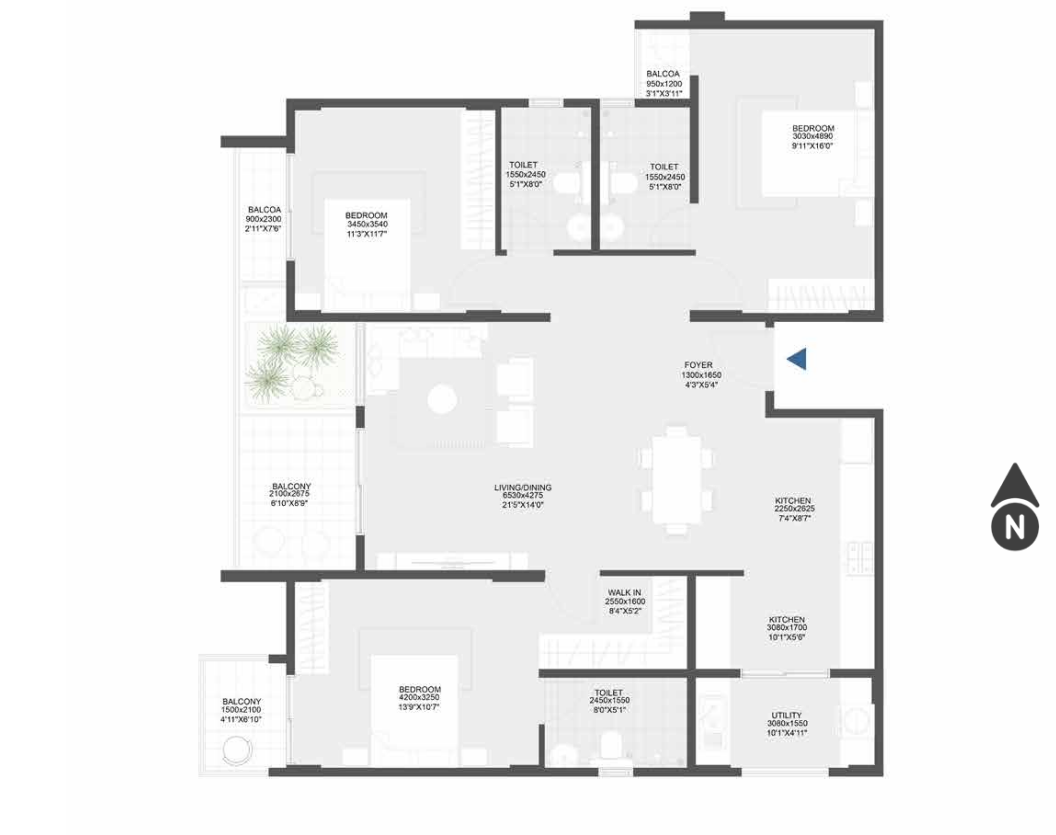
#> input picture image.png, 1056 x 835 px, found by its file name
$ python fp_vector2.py
#> lines starting #> are read from the running program, lines starting #| are printed output that depends on the picture; after the words box and inside, x2 and y2 are one past the last pixel; in counts of white or black regions, pixels touching at a corner belong together
"""Wall extraction, second pass -- with a COVERAGE metric so 'did it get them all'
is measured, not eyeballed.

Run-length scanning per row/column instead of morphological opening: opening
erodes the ends of every wall and drops anything a junction interrupts."""
import numpy as np, matplotlib; matplotlib.use("Agg")
import matplotlib.pyplot as plt
from scipy import ndimage
img=plt.imread("image.png")
#> img is the input picture: shape (835, 1056, 4) float32; mean R, G, B, A 0.942, 0.942, 0.942, 1
g=img[...,:3].mean(axis=2) if img.ndim==3 else img
if g.max()<=1.0: g=g*255.0
ink=(g<120)
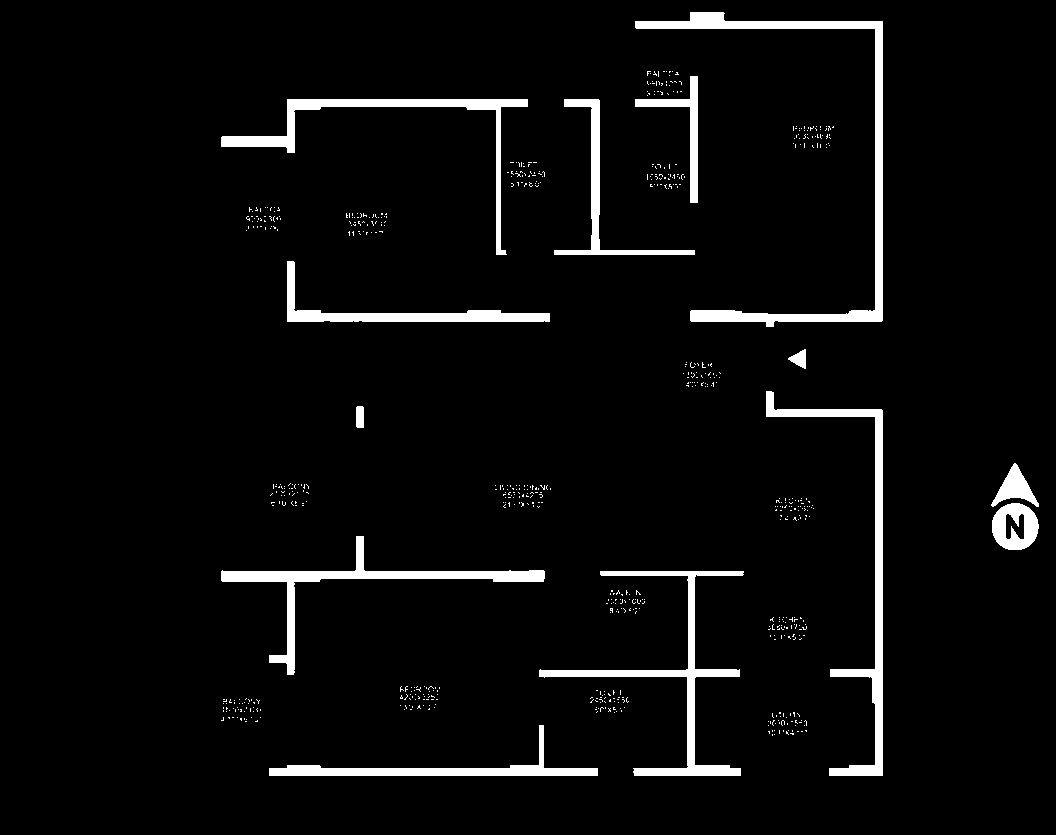
#> ink: shape (835, 1056) bool; 4.3% white; 671 white regions (658 under 20 px), largest, box (x1, y1, x2, y2) and area: (635, 12, 883, 327) 6477, (766, 391, 883, 776) 4834, (539, 571, 744, 776) 4523
# drop compact blobs: north arrow, text, furniture symbols
lab,n=ndimage.label(ink,ndimage.generate_binary_structure(2,2))
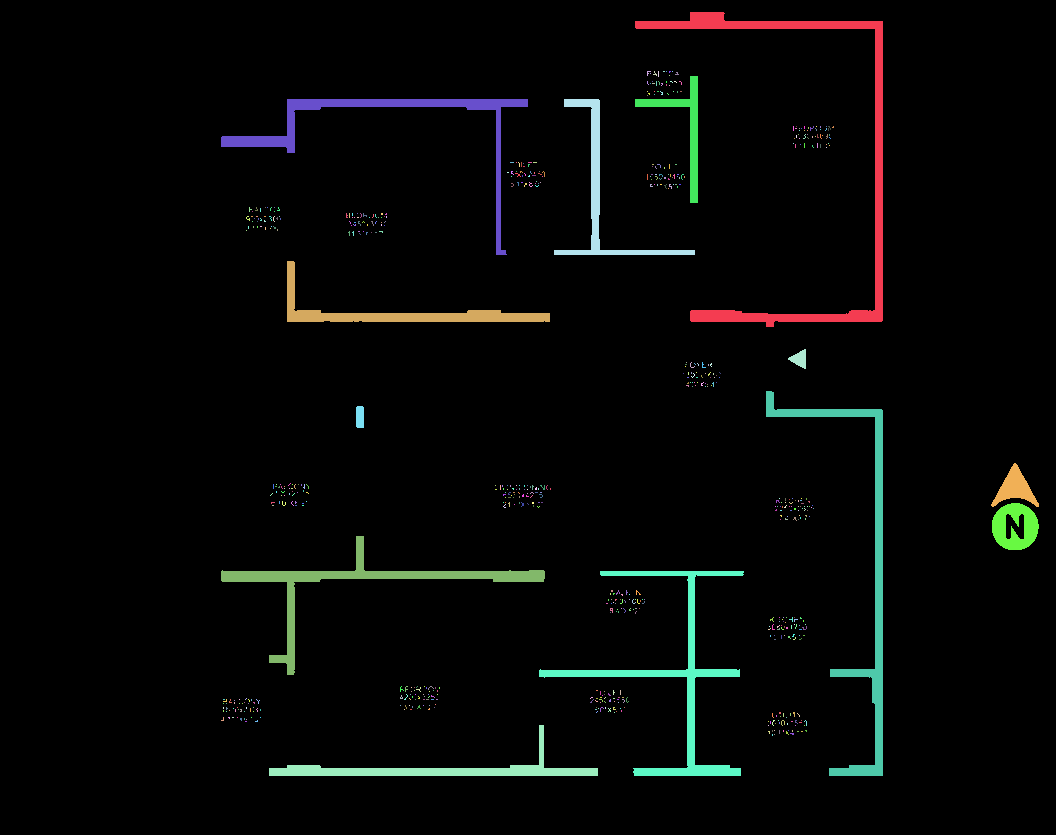
#> lab: shape (835, 1056) int32; 672 distinct labels, from 0 to 671; one colour per label, 0 black
#> n = 671
heavy=np.zeros_like(ink); drop=0
for b in range(1,n+1):
    ys,xs=np.where(lab==b)
    if len(ys)<40: drop+=1; continue
    h,w=np.ptp(ys)+1,np.ptp(xs)+1
    if max(h,w)<70 and len(ys)/float(h*w)>0.40: drop+=1; continue
    heavy|=(lab==b)
#> this loop made 671 passes
#> (ys, xs) on passes 2 to 9: ([71, 71, 71, 71, 72, 73, 73, 74, 75], [647, 648, 649, 650, 647, 647, 648, 647, 647]), ([71, 72, 73, 74, 74, 74, 74, 75], [654, 654, 655, 653, 654, 655, 656, 656]), ([71, 72, 73, 74, 75, 76], [658, 658, 658, 658, 658, 658]), ([71, 71], [663, 664]), ([71], [666]), ([71, 71, 72], [669, 670, 669]), ([71], [672]), ([72, 72, 73, 74, 74, 74, 74], [676, 677, 677, 675, 676, 677, 678])
#> (h, w) on passes 1, 12, 37, 38: (315, 248), (127, 63), (156, 307), (156, 141)
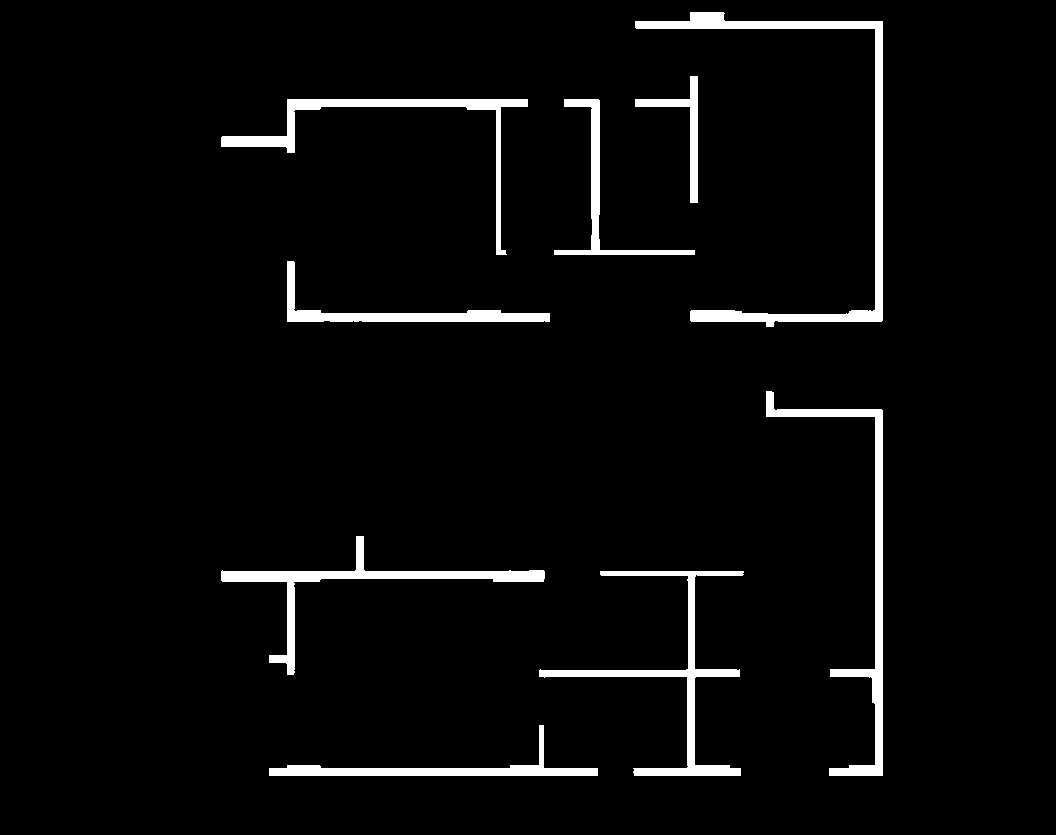
#> heavy: shape (835, 1056) bool; 3.8% white; 9 white regions, largest, box (x1, y1, x2, y2) and area: (635, 12, 883, 327) 6477, (766, 391, 883, 776) 4834, (539, 571, 744, 776) 4523
#> after the loop, drop = 662
print(f"ink {ink.sum():,} px -> wall linework {heavy.sum():,} px ({drop} blobs dropped)")
#| ink 38,202 px -> wall linework 33,687 px (662 blobs dropped)
MINRUN=22
def runs(M,axis):
    """runs of ink >= MINRUN along each line"""
    out=[]
    A=M if axis==0 else M.T
    for i in range(A.shape[0]):
        line=A[i]; k=0
        while k<len(line):
            if not line[k]: k+=1; continue
            j=k
            while j+1<len(line) and line[j+1]: j+=1
            if j-k+1>=MINRUN: out.append((i,k,j))
            k=j+1
    return out
segs=[]
for name,axis in (("H",0),("V",1)):
    rs=runs(heavy,axis)
    groups=[]
    for i,k,j in rs:
        hit=None
        for gp in groups:
            if abs(gp['i1']-i)<=1 and not (j<gp['k']-6 or k>gp['j']+6):
                hit=gp; break
        if hit:
            hit['i1']=i; hit['k']=min(hit['k'],k); hit['j']=max(hit['j'],j); hit['n']+=1
        else:
            groups.append(dict(i0=i,i1=i,k=k,j=j,n=1))
    for gp in groups:
        thick=gp['i1']-gp['i0']+1; length=gp['j']-gp['k']+1
        if thick<3 or thick>34 or length<MINRUN: continue
        segs.append(dict(dir=name,pos=(gp['i0']+gp['i1'])/2.0,a0=gp['k'],a1=gp['j'],
                         thick=thick,length=length))
#> after the loop, segs = 32 items
def merge(S):
    out=[]
    for s in sorted(S,key=lambda q:-q['length']):
        hit=None
        for o in out:
            if o['dir']==s['dir'] and abs(o['pos']-s['pos'])<=7 and \
               not (s['a1']<o['a0']-10 or s['a0']>o['a1']+10): hit=o; break
        if hit:
            hit['a0']=min(hit['a0'],s['a0']); hit['a1']=max(hit['a1'],s['a1'])
            hit['thick']=max(hit['thick'],s['thick'])
            hit['length']=hit['a1']-hit['a0']+1
        else: out.append(dict(s))
#> this loop made 32 passes
#> after the loop, out = 29 items
    return out
segs=merge(segs)
#> segs = 29 items
MM=17.6
# ---- COVERAGE: how much of the drawn wall linework did we actually capture? ----
cov=np.zeros_like(heavy)
for s in segs:
    t=max(int(round(s['thick']/2)),2)
    p=int(round(s['pos']))
    if s['dir']=="H": cov[max(0,p-t):p+t+1, s['a0']:s['a1']+1]=True
    else:             cov[s['a0']:s['a1']+1, max(0,p-t):p+t+1]=True
#> this loop made 29 passes
#> (t, p) on passes 1 to 12: (6, 877), (6, 770), (6, 576), (4, 878), (6, 316), (8, 20), (6, 104), (4, 690), (4, 672), (6, 316), (2, 498), (4, 595)
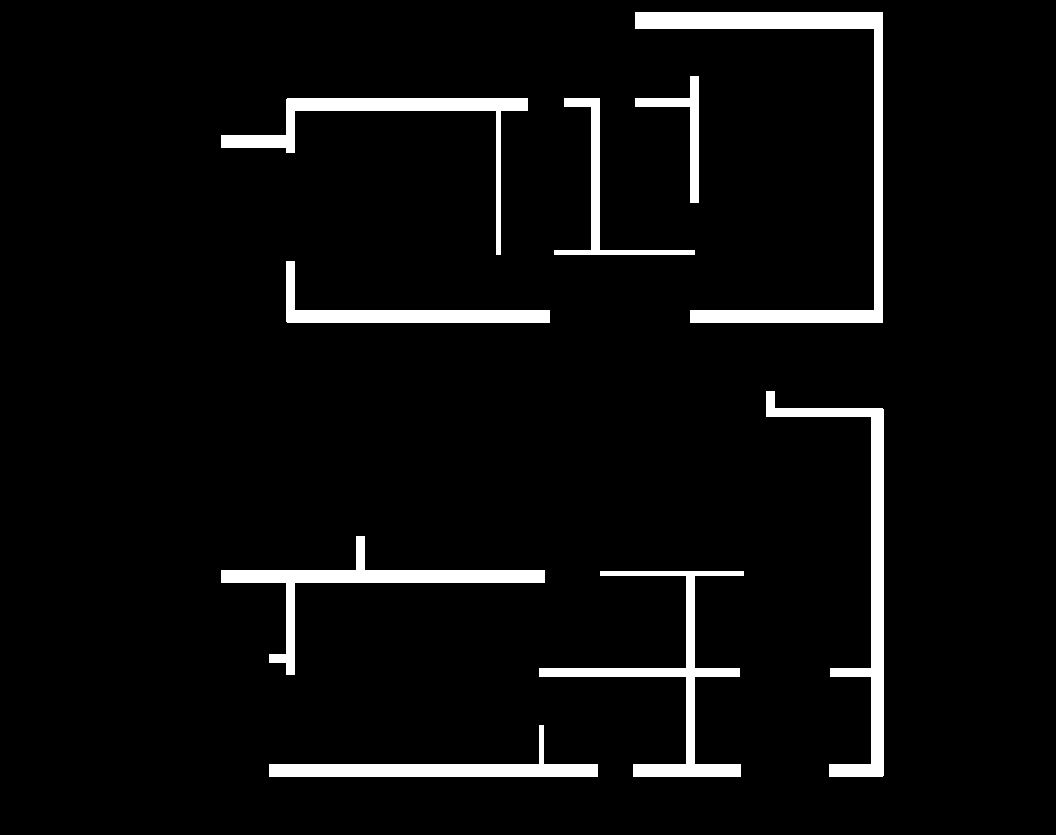
#> cov: shape (835, 1056) bool; 5% white; 9 white regions, largest, box (x1, y1, x2, y2) and area: (635, 12, 883, 323) 9254, (766, 391, 884, 777) 6808, (539, 571, 744, 777) 5544
hit=(heavy&cov).sum(); miss=(heavy&~cov).sum()
#> after `hit = (heavy & cov).sum()`: hit = 33625
#> after `miss = (heavy & ~cov).sum()`: miss = 62
print(f"\n{len(segs)} wall segments, total {sum(s['length'] for s in segs)*MM/1000:.1f} m")
#| 29 wall segments, total 75.1 m
print(f"COVERAGE {hit/max(heavy.sum(),1)*100:.1f}% of wall linework captured "
      f"({miss:,} px missed)")
#| COVERAGE 99.8% of wall linework captured (62 px missed)
lab2,n2=ndimage.label(heavy&~cov,ndimage.generate_binary_structure(2,2))
#> lab2: shape (835, 1056) int32; 7 distinct labels, from 0 to 6
#> n2 = 6
sz=ndimage.sum(heavy&~cov,lab2,range(1,n2+1))
#> sz = [26, 32, 1, 1, 1, 1]
big=[b for b in np.argsort(sz)[::-1][:6] if sz[b]>=120]
#> big = []
if big:
    print("largest missed pieces:")
    for b in big:
        ys,xs=np.where(lab2==b+1)
        print(f"   {int(sz[b]):>5} px  {(np.ptp(xs)+1)*MM:>6.0f} x {(np.ptp(ys)+1)*MM:>6.0f} mm"
              f"  at ({xs.mean():.0f},{ys.mean():.0f})")
T=np.array([s['thick']*MM for s in segs])
#> T = 29 values, max 299.2 at index 5, min 88 at index 10, mean 157.2
print(f"\nthickness median {np.median(T):.0f} mm  range {T.min():.0f}-{T.max():.0f}")
#| thickness median 141 mm  range 88-299
import json
json.dump([dict(dir=s['dir'],pos=float(s['pos']),a0=int(s['a0']),a1=int(s['a1']),
                thick=int(s['thick'])) for s in segs],
          open("output/fp_segments.json","w"),indent=1)
fig,ax=plt.subplots(1,3,figsize=(24,8))
ax[0].imshow(heavy,cmap='gray_r'); ax[0].set_title(f"wall linework ({heavy.sum():,} px)")
ax[1].imshow(np.zeros_like(heavy),cmap='gray_r')
for s in segs:
    if s['dir']=="H": ax[1].plot([s['a0'],s['a1']],[s['pos']]*2,'-',lw=2.4,c='crimson')
    else:             ax[1].plot([s['pos']]*2,[s['a0'],s['a1']],'-',lw=2.4,c='#0b62d0')
#> this loop made 29 passes
ax[1].set_title(f"{len(segs)} segments — {sum(s['length'] for s in segs)*MM/1000:.1f} m")
ax[1].set_xlim(0,heavy.shape[1]); ax[1].set_ylim(heavy.shape[0],0)
ov=np.zeros(heavy.shape+(3,)); ov[...,0]=(heavy&~cov); ov[...,1]=(heavy&cov)
ax[2].imshow(1-ov); ax[2].set_title(f"green captured / red missed — {hit/max(heavy.sum(),1)*100:.1f}%")
for a in ax: a.set_xticks([]); a.set_yticks([])
fig.tight_layout(); fig.savefig("output/viz/40_fp_segments2.png",dpi=110)
#> after `fig.tight_layout()`:
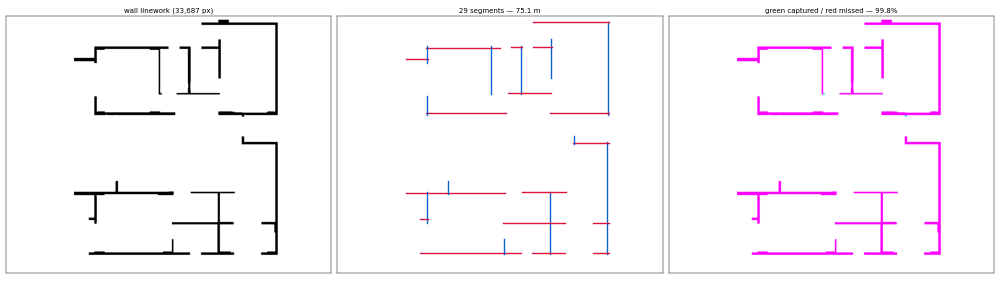
#> figure drawn by matplotlib, 3 panels
print("wrote output/viz/40_fp_segments2.png and output/fp_segments.json")
